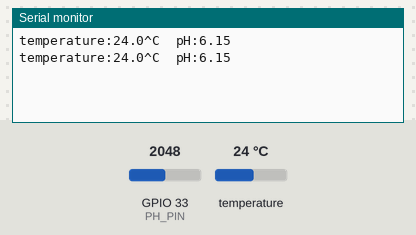
Recording of a sketch running on a simulated ESP32. Shown: the last lines printed to the serial monitor. The test bench sets the inputs (shaded band); at power-on: temperature 24 °C, GPIO 33 (PH_PIN) = 2048.

Above: at 3.5 s.
3.6 s: temperature set to 12 °C
At 4.6 s:
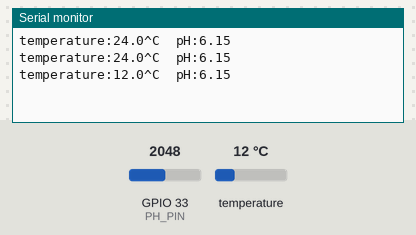
5.1 s: GPIO 33 (PH_PIN) set to 2866
At 6.3 s:
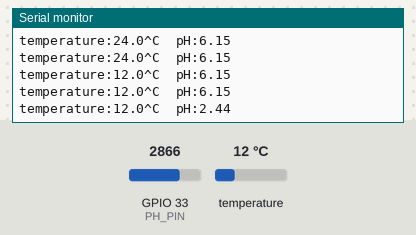
6.6 s: temperature set to 19 °C
At 7.6 s:
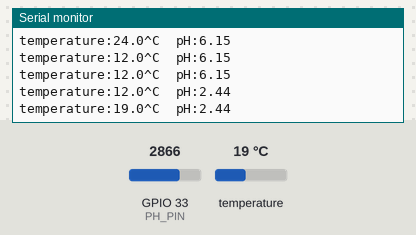
8.1 s: GPIO 33 (PH_PIN) set to 3603
At 9.6 s:
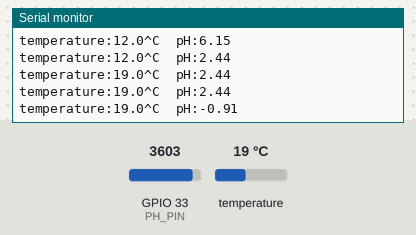
Timing chart, 0 to 10.6 s (numbered marks = the images above; inputs shaded):
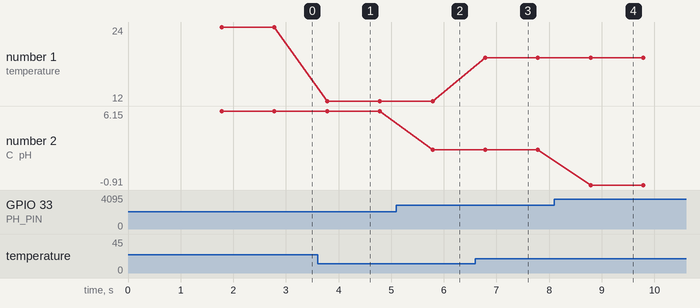

Measured:
- after the input at 3.6 s, the serial monitor: prints a new line after 0.18 s (image 1)
- after the input at 5.1 s, the serial monitor: prints a new line after 0.69 s (image 2)
- after the input at 6.6 s, the serial monitor: prints a new line after 0.19 s (image 3)
- after the input at 8.1 s, the serial monitor: prints a new line after 0.69 s (image 4)
- plotted number 1: 24 → 12 after the input at 3.6 s, 12 → 19 after the input at 6.6 s
- plotted number 2: 6.15 → 2.44 after the input at 5.1 s, 2.44 → -0.91 after the input at 8.1 s

The sketch:

Test_PH5.ino
```cpp
#include "DFRobot_PH.h"
#include <EEPROM.h>
#include <DallasTemperature.h>
#include <OneWire.h>

#define PH_PIN 33
#define TEMP_PIN 25
float voltage,phValue,temperature = 25;
DFRobot_PH ph;
OneWire OneWire(TEMP_PIN);
DallasTemperature tempSensor(&OneWire);

void setup()
{
    Serial.begin(115200);
    ph.begin();
    tempSensor.begin();
}

void loop()
{
    static unsigned long timepoint = millis();
    if(millis()-timepoint>1000U){
        timepoint = millis();
        temperature = readTemperature();
        voltage = analogRead(PH_PIN)/4095.0*3300;
        phValue = ph.readPH(voltage,25);
        Serial.print("temperature:");
        Serial.print(temperature,1);
        Serial.print("^C  pH:");
        Serial.println(phValue,2);

    }
    ph.calibration(voltage,temperature);
}

float readTemperature()
{
  tempSensor.requestTemperatures();
  return tempSensor.getTempCByIndex(0);
}
```
